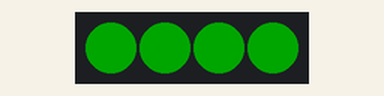
Bench run of a sketch on a simulated Arduino Uno, built with avr-gcc and run on an emulated ATmega328P. On the bench: 4 RGB LEDs in strip order, left to right. Dim RGB values are drawn brighter than linear; colours are those a GRB WS2812 strip shows for the declared byte order.

Above: at 0.06 s.
At 3.9 s:
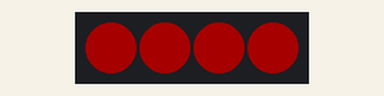
At 5.45 s:
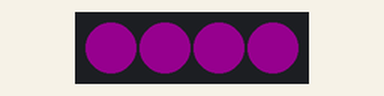
At 6.45 s:
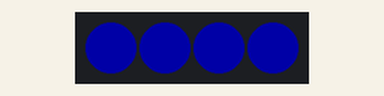
At 8.6 s:
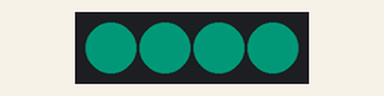
At 11.66 s:
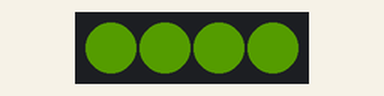
Timing chart, 0 to 12.0 s (numbered marks = the images above):
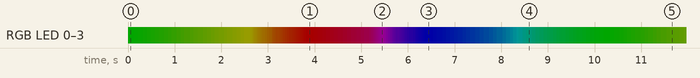

The sketch:

single.ino
```cpp
// Led strip animation using FastLED
// https://github.com/FastLED/FastLED

#include "FastLED.h"
#include <stdlib.h>
#include <math.h>

#define pi             3.14159265358979323846
#define BYTE           255         // FastLED channels are all bytes
#define PIN            6           // data pin for led strip (pwm)
#define NUMPIXELS      4          // number of leds on led strip
#define fps            50          // frames per second
#define saturation     1           // saturation for hsv, [0-1]
#define value          0.4         // value for hsl, [0-1]
#define periodInMs     10000       // ms length of period

#define programs       7

int msPerFrame = 1000 / fps;
float timesPerMs = 1 / float(periodInMs);

int t, program;
float hue, temp;
CRGB leds[NUMPIXELS];

/////////////////////////////////////////////////////

void setup() {
  t = 0;
  FastLED.addLeds<WS2812, PIN>(leds, NUMPIXELS);
}

void loop() {

  hue = timesPerMs * t;

  for (int i=0; i<NUMPIXELS; i++) {
    leds[i] = CHSV(BYTE * hue, BYTE * saturation, BYTE * value);
  }

  FastLED.show();

  t = int(t + msPerFrame) % periodInMs;
  delay(msPerFrame);
}

//////////////////////////////////////////////////////////
```

Measured:
- by itself, everything shown: repeats every 10.2 s, in 153 steps
